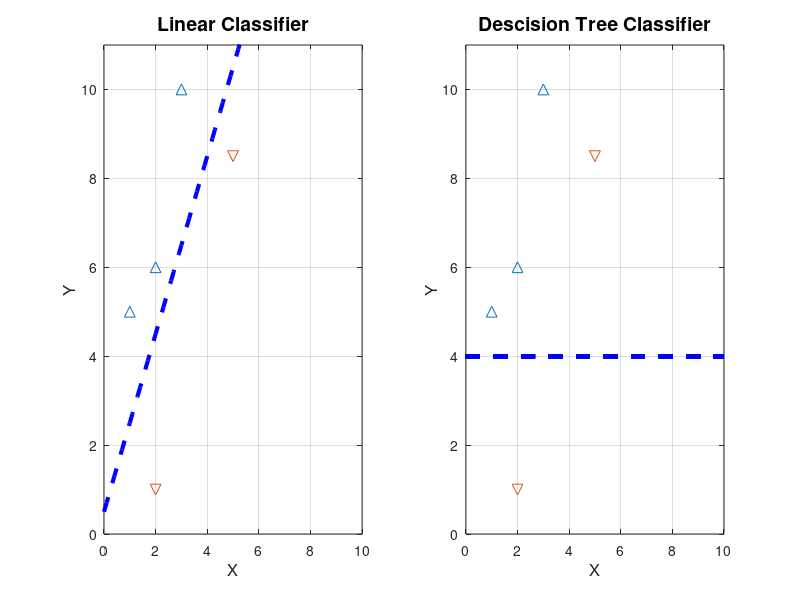
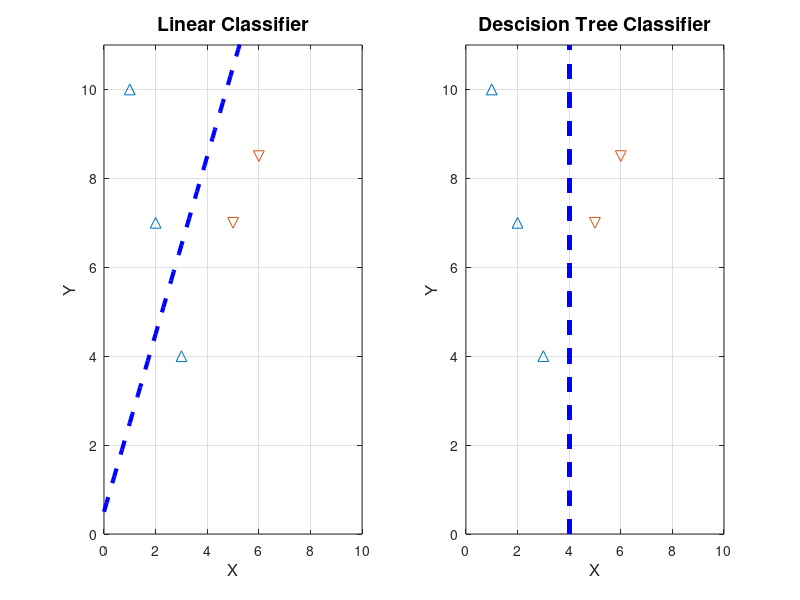

These figures' MATLAB source, in order: (Note: this script raises an error after producing the figures.)
clear;
clc;
close all;
%==========================================================================
% question 1
%==========================================================================
figure
dataX = [1, 2, 3, 2, 5];
dataY = [5, 6, 10, 1, 8.5];
% linear classifier
linX = 0:0.1:5.5;
linY = linX.*2 + 0.5;
subplot(1,2,1)
plot(linX,linY,'b--','MarkerSize',10,'LineWidth',3)
hold on
scatter(dataX(1:3),dataY(1:3),60,'^')
scatter(dataX(4:5),dataY(4:5),60,'v')
axis([0 10 0 11])
title('Linear Classifier','fontsize',14)
xlabel('X','fontsize',12)
ylabel('Y','fontsize',12)
grid on
% decision tree classifier
dtX = 0:0.1:10;
dtY = ones(length(dtX)).*4;
subplot(1,2,2)
plot(dtX,dtY,'b--','MarkerSize',10,'LineWidth',3)
hold on
scatter(dataX(1:3),dataY(1:3),60,'^')
scatter(dataX(4:5),dataY(4:5),60,'v')
axis([0 10 0 11])
title('Descision Tree Classifier','fontsize',14)
xlabel('X','fontsize',12)
ylabel('Y','fontsize',12)
grid on
print('cmpe677_hwk5_1','-dpng')

% Given n points, n is the maximum number of tree nodes to do perfect classification


%==========================================================================
% question 2
%==========================================================================
figure
dataX = [1, 2, 3, 5, 6];
dataY = [10, 7, 4, 7, 8.5];
% linear classifier
linX = 0:0.1:5.5;
linY = linX.*2 + 0.5;
subplot(1,2,1)
plot(linX,linY,'b--','MarkerSize',10,'LineWidth',3)
hold on
scatter(dataX(1:3),dataY(1:3),60,'^')
scatter(dataX(4:5),dataY(4:5),60,'v')
axis([0 10 0 11])
title('Linear Classifier','fontsize',14)
xlabel('X','fontsize',12)
ylabel('Y','fontsize',12)
grid on
% decision tree classifier
dtY = 0:0.1:11;
dtX = ones(length(dtY)).*4;
subplot(1,2,2)
plot(dtX,dtY,'b--','MarkerSize',10,'LineWidth',3)
hold on
scatter(dataX(1:3),dataY(1:3),60,'^')
scatter(dataX(4:5),dataY(4:5),60,'v')
axis([0 10 0 11])
title('Descision Tree Classifier','fontsize',14)
xlabel('X','fontsize',12)
ylabel('Y','fontsize',12)
grid on
print('cmpe677_hwk5_2','-dpng')

%==========================================================================
% question 3
%==========================================================================





%==========================================================================
% question 4
%==========================================================================
clear;
% Load Training Data- Andrew Ng Machine Learning MOOC
load('ex3data1.mat'); % training data stored in arrays X, y (this data was given in hwk #4)
n = size(X, 1);
num_labels = length(unique(y)); % 10 labels, from 1 to 10 (note "0" is mapped to label 10)

% Randomly select 100 data points to display
rng(2000); %random number generator seed
rand_indices = randperm(n);
sel = X(rand_indices(1:100), :);

%displayData(sel);
%print -djpeg95 hwk4_4.jpg

Xdata = X;
figure

%ClassificationTree
tree = ClassificationTree.fit(Xdata,y);
maxprune = max(tree.PruneList);
treePrune = prune(tree,'level',maxprune-3);
view(treePrune,'mode','graph');
pred = predict(tree,Xdata);
subplot(2,1,1);
hold off;
plot(y,'g','linewidth',2); hold on; plot(pred,'b','linewidth',2);
subplot(2,1,2);
plot(y-pred,'k','linewidth',3);
mse = (1/length(y))*sum((y-pred).^2); %0.7964
fprintf('MSE for regular classification tree: %f \n ',mse);

%BaggedTree
rng(2000); %random number generator seed
t = ClassificationTree.template('MinLeaf',1);
bagtree = fitensemble(Xdata,y,'Bag',10,t,'type','classification');
ypred = predict(bagtree,Xdata); %really should test with a test set here
figure
subplot(2,1,1); 
hold off;
plot(y,'g','linewidth',2); hold on; plot(ypred,'b','linewidth',2);
subplot(2,1,2);
plot(y-ypred,'k','linewidth',3);
msebag = (1/length(y))*sum((y-ypred).^2); %0.0884
fprintf('MSE for bagged classification tree: %f \n ',msebag);

%==========================================================================
% logistical regression and KNN
%==========================================================================
clear;
% Load Training Data- Andrew Ng Machine Learning MOOC
load('ex3data1.mat'); % training data stored in arrays X, y
n = size(X, 1);
num_labels = length(unique(y)); % 10 labels, from 1 to 10 (note "0" is mapped to label 10)

% Randomly select 100 data points to display
rng(2000); %random number generator seed
rand_indices = randperm(n);
sel = X(rand_indices(1:100), :);

%displayData(sel);
%print -djpeg95 hwk4_4.jpg

Xdata = [ones(n, 1) X];
% the matlab functions you want to use are crossvalind.m and confusionmat.m_
% Xdata- A vector of feature, nxD, one set of attributes for each dataset sample
% y- A vector of ground truth labels, nx1 (each class has a unique integer value), one label for each dataset sample
% numberOfFolds- the number of folds for k-fold cross validation
numberOfFolds = 5;
rng(2000); %random number generator seed
CVindex = crossvalind('Kfold',y, numberOfFolds);

method = 'KNN'

lambda = 0.1;
for i = 1:numberOfFolds
  TestIndex = find(CVindex == i);
  TrainIndex = find(CVindex ~= i);
  TrainDataCV = Xdata(TrainIndex,:);
  TrainDataGT =y(TrainIndex);
  TestDataCV = Xdata(TestIndex,:);
  TestDataGT = y(TestIndex);
  %
  %build the model using TrainDataCV and TrainDataGT
  %test the built model using TestDataCV
  %
  switch method
    case 'LogisticRegression'
      % for Logistic Regression, we need to solve for theta
      % Initialize fitting parameters
      all_theta = zeros(num_labels, size(Xdata, 2));
      for c=1:num_labels
        % Set Initial theta
        initial_theta = zeros(size(Xdata, 2), 1);
        % Set options for fminunc
        options = optimset('GradObj', 'on', 'MaxIter', 50);
        % Run fmincg to obtain the optimal theta
        % This function will return theta and the cost
        [theta] = fmincg (@(t)(costFunctionLogisticRegression(t, TrainDataCV, (TrainDataGT == c), lambda)), ...
        initial_theta, options);
        all_theta(c,:) = theta;
      end
      % Using TestDataCV, compute testing set prediction using
      % the model created
      % for Logistic Regression, the model is theta
      % Insert code here to see how well theta works...
      all_pred = sigmoid(TestDataCV*all_theta');
      [maxVal,maxIndex] = max(all_pred,[],2);
      TestDataPred=maxIndex;
    case 'KNN'
      [idx, dist] = knnsearch(TrainDataCV,TestDataCV,'k',3);
      TestDataPred=mode([TrainDataGT(idx(:,1)) TrainDataGT(idx(:,2)) TrainDataGT(idx(:,3)) ]')';
    case 'ClassificationTree'
    case 'BaggedTree'
      rng(2000); %random number generator seed
    otherwise
      error('Unknown classification method')
  end
  predictionLabels(TestIndex,:) =double(TestDataPred);
end

confusionMatrix = confusionmat(y,predictionLabels);
accuracy = sum(diag(confusionMatrix))/sum(sum(confusionMatrix));

fprintf(sprintf('%s: Lambda = %d, Accuracy = %6.2f%%%% \n',method, lambda,accuracy*100));
fprintf('Confusion Matrix:\n');
[r c] = size(confusionMatrix);
for i=1:r
  for j=1:r
    fprintf('%6d ',confusionMatrix(i,j));
  end
  fprintf('\n');
end